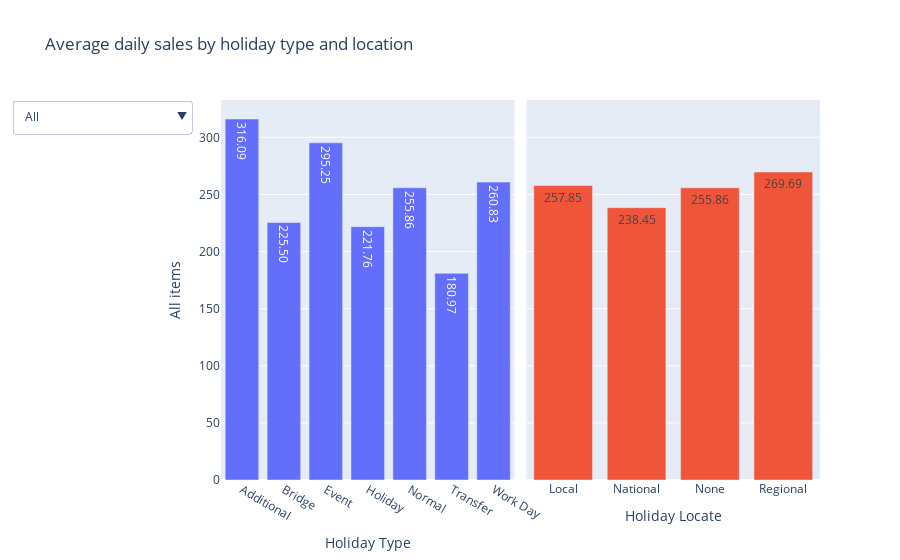

Notebook source saved alongside this figure:
### Code cell
#Innitial the figure
fig = tools.make_subplots(rows=1, 
                          cols=2,
                          shared_yaxes=True,
                          horizontal_spacing=0.02
                         )

# Add traces into the figure
for i,v  in {'Type_H':(1,1),'Locate_H':(1,2)}.items():
    # Aggregate data for the trace
    df_i = df.groupby([i,'Family'])['Sales'].mean().unstack()
    df_i['All'] = df_i.mean(axis =1)
    cols = [list(df_i.columns)[-1]] + list(df_i.columns)[:-1]
    df_i = df_i[cols]
    df_i = df_i.reset_index()
    # Create the trace
    trace = go.Bar(
                x = df_i[i],
                y = df_i["All"],
                name = i,
                #hovertemplate= i+' = %{x}<br>Sales = %{y}',
                texttemplate= '%{y:.2f}',
                textposition = 'inside'
                )
    # Append the trace into the figure and adjust subplot parameters
    fig.append_trace(trace,v[0],v[1])
    fig.update_xaxes(title_text= 'Holiday '+ i.split('_')[0] ,
                     row=v[0], 
                     col=v[1],
                     dtick=1)

# Update common parameters for the figures
fig.update_yaxes(title_text= 'All items', 
                 row = 1, 
                 col = 1)
fig.update_layout(
        title = 'Average daily sales by holiday type and location',
        hovermode=False,
        showlegend=False,
        updatemenus=[
            {
                "buttons": [ # Dropdown buttons
                    {
                        "label": c,
                        "method": "update",
                        "args": [
                                {axis: [df_i[c]]},
                                {f"{axis}axis": {"title": {"text": c+' sales'}}},
                                ],
                    }
                    for c in list(df_i.drop(i,axis=1).columns)
                ],
            }
            for axis in "xy"
        ]
    )

#Show the figure
fig.show()

### Figure 1 — Plotly figure (JSON) as saved in the notebook; plotly's stock layout.template omitted (floating-point values rounded to 4 significant figures)
{"data": [{"name": "Type_H", "textposition": "inside", "texttemplate": "%{y:.2f}", "type": "bar", "x": ["Additional", "Bridge", "Event", "Holiday", "Normal", "Transfer", "Work Day"], "xaxis": "x", "y": [316.1, 225.5, 295.2, 221.8, 255.9, 181.0, 260.8], "yaxis": "y"}, {"name": "Locate_H", "textposition": "inside", "texttemplate": "%{y:.2f}", "type": "bar", "x": ["Local", "National", "None", "Regional"], "xaxis": "x2", "y": [257.8, 238.5, 255.9, 269.7], "yaxis": "y2"}], "layout": {"hovermode": false, "showlegend": false, "title": {"text": "Average daily sales by holiday type and location"}, "updatemenus": [{"buttons": [{"args": [{"x": [[257.8, 238.5, 255.9, 269.7]]}, {"xaxis": {"title": {"text": "All sales"}}}], "label": "All", "method": "update"}, {"args": [{"x": [[3.59, 3.231, 3.216, 4.056]]}, {"xaxis": {"title": {"text": "Automotive sales"}}}], "label": "Automotive", "method": "update"}, {"args": [{"x": [[0.0, 0.0, 0.0, 0.0]]}, {"xaxis": {"title": {"text": "BabyCare sales"}}}], "label": "BabyCare", "method": "update"}, {"args": [{"x": [[2.496, 2.204, 2.427, 2.833]]}, {"xaxis": {"title": {"text": "Beauty sales"}}}], "label": "Beauty", "method": "update"}, {"args": [{"x": [[1621.0, 1489.0, 1595.0, 1644.0]]}, {"xaxis": {"title": {"text": "Beverages sales"}}}], "label": "Beverages", "method": "update"}, {"args": [{"x": [[0.05983, 0.1633, 0.1257, 0.1111]]}, {"xaxis": {"title": {"text": "Books sales"}}}], "label": "Books", "method": "update"}, {"args": [{"x": [[336.0, 279.1, 344.2, 352.6]]}, {"xaxis": {"title": {"text": "Bread/Bakery sales"}}}], "label": "Bread/Bakery", "method": "update"}, {"args": [{"x": [[11.16, 9.299, 9.929, 13.44]]}, {"xaxis": {"title": {"text": "Celebration sales"}}}], "label": "Celebration", "method": "update"}, {"args": [{"x": [[619.5, 528.3, 652.1, 724.3]]}, {"xaxis": {"title": {"text": "Cleaning sales"}}}], "label": "Cleaning", "method": "update"}, {"args": [{"x": [[621.4, 571.6, 631.2, 692.5]]}, {"xaxis": {"title": {"text": "Dairy sales"}}}], "label": "Dairy", "method": "update"}, {"args": [{"x": [[122.3, 101.7, 124.9, 136.7]]}, {"xaxis": {"title": {"text": "Deli sales"}}}], "label": "Deli", "method": "update"}, {"args": [{"x": [[137.1, 118.0, 142.6, 155.3]]}, {"xaxis": {"title": {"text": "Eggs sales"}}}], "label": "Eggs", "method": "update"}, {"args": [{"x": [[140.9, 173.1, 125.9, 109.0]]}, {"xaxis": {"title": {"text": "FrozenFoods sales"}}}], "label": "FrozenFoods", "method": "update"}, {"args": [{"x": [[2217.0, 2097.0, 2236.0, 2453.0]]}, {"xaxis": {"title": {"text": "GroceryI sales"}}}], "label": "GroceryI", "method": "update"}, {"args": [{"x": [[21.39, 20.54, 22.03, 22.17]]}, {"xaxis": {"title": {"text": "GroceryIi sales"}}}], "label": "GroceryIi", "method": "update"}, {"args": [{"x": [[1.769, 1.571, 1.594, 1.389]]}, {"xaxis": {"title": {"text": "Hardware sales"}}}], "label": "Hardware", "method": "update"}, {"args": [{"x": [[16.6, 14.73, 14.78, 10.44]]}, {"xaxis": {"title": {"text": "HomeAndKitchenI sales"}}}], "label": "HomeAndKitchenI", "method": "update"}, {"args": [{"x": [[12.4, 14.59, 12.9, 8.167]]}, {"xaxis": {"title": {"text": "HomeAndKitchenIi sales"}}}], "label": "HomeAndKitchenIi", "method": "update"}, {"args": [{"x": [[0.3162, 0.3469, 0.3387, 0.3889]]}, {"xaxis": {"title": {"text": "HomeAppliances sales"}}}], "label": "HomeAppliances", "method": "update"}, {"args": [{"x": [[109.5, 105.8, 100.0, 104.4]]}, {"xaxis": {"title": {"text": "HomeCare sales"}}}], "label": "HomeCare", "method": "update"}, {"args": [{"x": [[10.07, 8.973, 9.399, 9.333]]}, {"xaxis": {"title": {"text": "Ladieswear sales"}}}], "label": "Ladieswear", "method": "update"}, {"args": [{"x": [[9.812, 8.061, 9.026, 9.444]]}, {"xaxis": {"title": {"text": "LawnAndGarden sales"}}}], "label": "LawnAndGarden", "method": "update"}, {"args": [{"x": [[6.239, 5.497, 6.867, 8.167]]}, {"xaxis": {"title": {"text": "Lingerie sales"}}}], "label": "Lingerie", "method": "update"}, {"args": [{"x": [[107.8, 122.1, 98.91, 113.6]]}, {"xaxis": {"title": {"text": "Liquor,Wine,Beer sales"}}}], "label": "Liquor,Wine,Beer", "method": "update"}, {"args": [{"x": [[3.829, 4.0, 3.097, 3.167]]}, {"xaxis": {"title": {"text": "Magazines sales"}}}], "label": "Magazines", "method": "update"}, {"args": [{"x": [[303.9, 264.0, 318.1, 328.6]]}, {"xaxis": {"title": {"text": "Meats sales"}}}], "label": "Meats", "method": "update"}, {"args": [{"x": [[124.1, 119.1, 130.3, 144.1]]}, {"xaxis": {"title": {"text": "PersonalCare sales"}}}], "label": "PersonalCare", "method": "update"}, {"args": [{"x": [[3.915, 3.707, 3.422, 4.167]]}, {"xaxis": {"title": {"text": "PetSupplies sales"}}}], "label": "PetSupplies", "method": "update"}, {"args": [{"x": [[5.915, 5.796, 5.221, 4.833]]}, {"xaxis": {"title": {"text": "PlayersAndElectronics sales"}}}], "label": "PlayersAndElectronics", "method": "update"}, {"args": [{"x": [[279.3, 252.3, 286.9, 322.5]]}, {"xaxis": {"title": {"text": "Poultry sales"}}}], "label": "Poultry", "method": "update"}, {"args": [{"x": [[82.07, 71.9, 81.42, 95.03]]}, {"xaxis": {"title": {"text": "PreparedFoods sales"}}}], "label": "PreparedFoods", "method": "update"}, {"args": [{"x": [[1552.0, 1453.0, 1445.0, 1392.0]]}, {"xaxis": {"title": {"text": "Produce sales"}}}], "label": "Produce", "method": "update"}, {"args": [{"x": [[0.188, 0.1088, 0.1718, 0.3889]]}, {"xaxis": {"title": {"text": "SchoolAndOfficeSupplies sales"}}}], "label": "SchoolAndOfficeSupplies", "method": "update"}, {"args": [{"x": [[25.46, 20.58, 26.43, 28.86]]}, {"xaxis": {"title": {"text": "Seafood sales"}}}], "label": "Seafood", "method": "update"}]}, {"buttons": [{"args": [{"y": [[257.8, 238.5, 255.9, 269.7]]}, {"yaxis": {"title": {"text": "All sales"}}}], "label": "All", "method": "update"}, {"args": [{"y": [[3.59, 3.231, 3.216, 4.056]]}, {"yaxis": {"title": {"text": "Automotive sales"}}}], "label": "Automotive", "method": "update"}, {"args": [{"y": [[0.0, 0.0, 0.0, 0.0]]}, {"yaxis": {"title": {"text": "BabyCare sales"}}}], "label": "BabyCare", "method": "update"}, {"args": [{"y": [[2.496, 2.204, 2.427, 2.833]]}, {"yaxis": {"title": {"text": "Beauty sales"}}}], "label": "Beauty", "method": "update"}, {"args": [{"y": [[1621.0, 1489.0, 1595.0, 1644.0]]}, {"yaxis": {"title": {"text": "Beverages sales"}}}], "label": "Beverages", "method": "update"}, {"args": [{"y": [[0.05983, 0.1633, 0.1257, 0.1111]]}, {"yaxis": {"title": {"text": "Books sales"}}}], "label": "Books", "method": "update"}, {"args": [{"y": [[336.0, 279.1, 344.2, 352.6]]}, {"yaxis": {"title": {"text": "Bread/Bakery sales"}}}], "label": "Bread/Bakery", "method": "update"}, {"args": [{"y": [[11.16, 9.299, 9.929, 13.44]]}, {"yaxis": {"title": {"text": "Celebration sales"}}}], "label": "Celebration", "method": "update"}, {"args": [{"y": [[619.5, 528.3, 652.1, 724.3]]}, {"yaxis": {"title": {"text": "Cleaning sales"}}}], "label": "Cleaning", "method": "update"}, {"args": [{"y": [[621.4, 571.6, 631.2, 692.5]]}, {"yaxis": {"title": {"text": "Dairy sales"}}}], "label": "Dairy", "method": "update"}, {"args": [{"y": [[122.3, 101.7, 124.9, 136.7]]}, {"yaxis": {"title": {"text": "Deli sales"}}}], "label": "Deli", "method": "update"}, {"args": [{"y": [[137.1, 118.0, 142.6, 155.3]]}, {"yaxis": {"title": {"text": "Eggs sales"}}}], "label": "Eggs", "method": "update"}, {"args": [{"y": [[140.9, 173.1, 125.9, 109.0]]}, {"yaxis": {"title": {"text": "FrozenFoods sales"}}}], "label": "FrozenFoods", "method": "update"}, {"args": [{"y": [[2217.0, 2097.0, 2236.0, 2453.0]]}, {"yaxis": {"title": {"text": "GroceryI sales"}}}], "label": "GroceryI", "method": "update"}, {"args": [{"y": [[21.39, 20.54, 22.03, 22.17]]}, {"yaxis": {"title": {"text": "GroceryIi sales"}}}], "label": "GroceryIi", "method": "update"}, {"args": [{"y": [[1.769, 1.571, 1.594, 1.389]]}, {"yaxis": {"title": {"text": "Hardware sales"}}}], "label": "Hardware", "method": "update"}, {"args": [{"y": [[16.6, 14.73, 14.78, 10.44]]}, {"yaxis": {"title": {"text": "HomeAndKitchenI sales"}}}], "label": "HomeAndKitchenI", "method": "update"}, {"args": [{"y": [[12.4, 14.59, 12.9, 8.167]]}, {"yaxis": {"title": {"text": "HomeAndKitchenIi sales"}}}], "label": "HomeAndKitchenIi", "method": "update"}, {"args": [{"y": [[0.3162, 0.3469, 0.3387, 0.3889]]}, {"yaxis": {"title": {"text": "HomeAppliances sales"}}}], "label": "HomeAppliances", "method": "update"}, {"args": [{"y": [[109.5, 105.8, 100.0, 104.4]]}, {"yaxis": {"title": {"text": "HomeCare sales"}}}], "label": "HomeCare", "method": "update"}, {"args": [{"y": [[10.07, 8.973, 9.399, 9.333]]}, {"yaxis": {"title": {"text": "Ladieswear sales"}}}], "label": "Ladieswear", "method": "update"}, {"args": [{"y": [[9.812, 8.061, 9.026, 9.444]]}, {"yaxis": {"title": {"text": "LawnAndGarden sales"}}}], "label": "LawnAndGarden", "method": "update"}, {"args": [{"y": [[6.239, 5.497, 6.867, 8.167]]}, {"yaxis": {"title": {"text": "Lingerie sales"}}}], "label": "Lingerie", "method": "update"}, {"args": [{"y": [[107.8, 122.1, 98.91, 113.6]]}, {"yaxis": {"title": {"text": "Liquor,Wine,Beer sales"}}}], "label": "Liquor,Wine,Beer", "method": "update"}, {"args": [{"y": [[3.829, 4.0, 3.097, 3.167]]}, {"yaxis": {"title": {"text": "Magazines sales"}}}], "label": "Magazines", "method": "update"}, {"args": [{"y": [[303.9, 264.0, 318.1, 328.6]]}, {"yaxis": {"title": {"text": "Meats sales"}}}], "label": "Meats", "method": "update"}, {"args": [{"y": [[124.1, 119.1, 130.3, 144.1]]}, {"yaxis": {"title": {"text": "PersonalCare sales"}}}], "label": "PersonalCare", "method": "update"}, {"args": [{"y": [[3.915, 3.707, 3.422, 4.167]]}, {"yaxis": {"title": {"text": "PetSupplies sales"}}}], "label": "PetSupplies", "method": "update"}, {"args": [{"y": [[5.915, 5.796, 5.221, 4.833]]}, {"yaxis": {"title": {"text": "PlayersAndElectronics sales"}}}], "label": "PlayersAndElectronics", "method": "update"}, {"args": [{"y": [[279.3, 252.3, 286.9, 322.5]]}, {"yaxis": {"title": {"text": "Poultry sales"}}}], "label": "Poultry", "method": "update"}, {"args": [{"y": [[82.07, 71.9, 81.42, 95.03]]}, {"yaxis": {"title": {"text": "PreparedFoods sales"}}}], "label": "PreparedFoods", "method": "update"}, {"args": [{"y": [[1552.0, 1453.0, 1445.0, 1392.0]]}, {"yaxis": {"title": {"text": "Produce sales"}}}], "label": "Produce", "method": "update"}, {"args": [{"y": [[0.188, 0.1088, 0.1718, 0.3889]]}, {"yaxis": {"title": {"text": "SchoolAndOfficeSupplies sales"}}}], "label": "SchoolAndOfficeSupplies", "method": "update"}, {"args": [{"y": [[25.46, 20.58, 26.43, 28.86]]}, {"yaxis": {"title": {"text": "Seafood sales"}}}], "label": "Seafood", "method": "update"}]}], "xaxis": {"anchor": "y", "domain": [0.0, 0.49], "dtick": 1, "title": {"text": "Holiday Type"}}, "xaxis2": {"anchor": "y2", "domain": [0.51, 1.0], "dtick": 1, "title": {"text": "Holiday Locate"}}, "yaxis": {"anchor": "x", "domain": [0.0, 1.0], "title": {"text": "All items"}}, "yaxis2": {"anchor": "x2", "domain": [0.0, 1.0], "matches": "y", "showticklabels": false}}}
